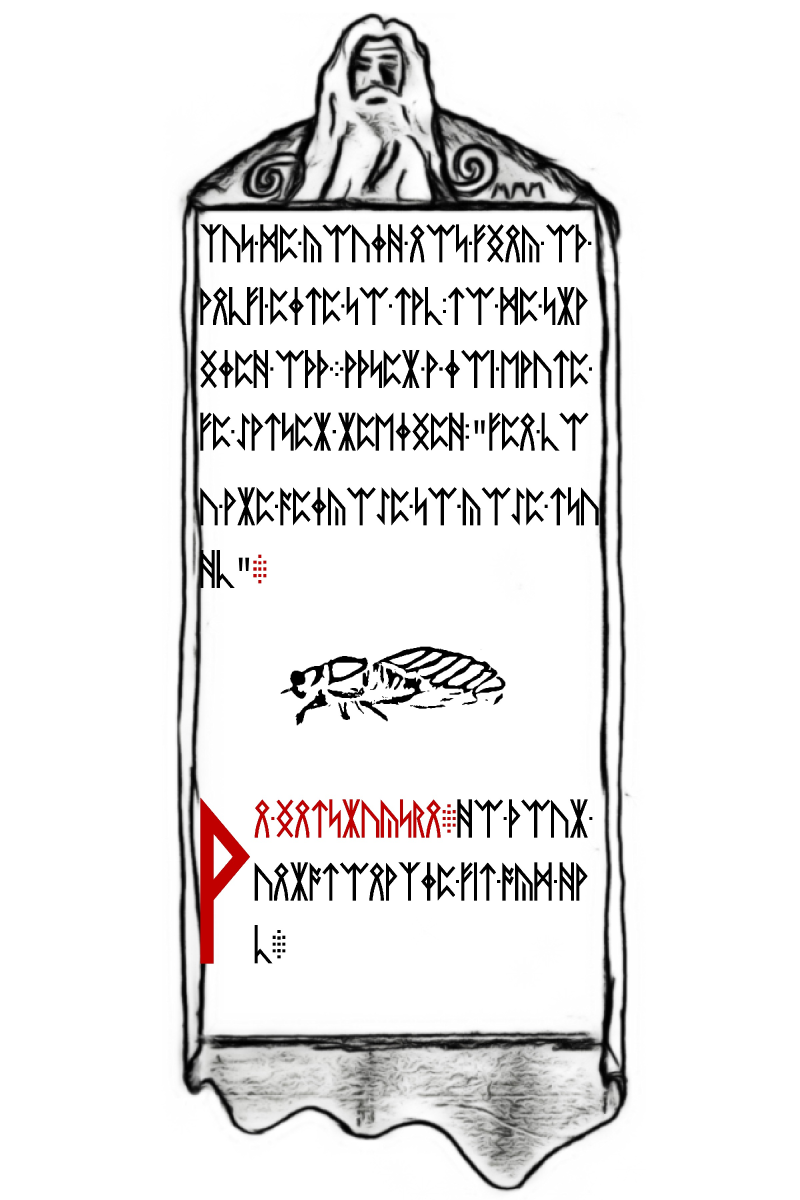
#> input picture resources/liber-primus/09.jpg, 2400 x 3600 px (shown at 1/3 size)
$ python lp2_p2_lp1_p9_mirror_sft.py
#> lines starting #> are read from the running program, lines starting #| are printed output that depends on the picture
#!/usr/bin/env python3
"""Compare LP1 p9 and LP2 p2 trilobite artwork and test simple mirror readouts."""
from __future__ import annotations
import argparse
import json
from pathlib import Path
from PIL import Image, ImageOps

ROOT = Path(__file__).resolve().parents[1]
DEFAULT_LP1 = ROOT / "resources/liber-primus/09.jpg"
DEFAULT_LP2 = ROOT / "resources/liber-primus/19.jpg"
DEFAULT_CORPUS = ROOT / "resources/liber-primus/lp2-corpus.json"
ROI_LP1 = (835, 1935, 1525, 2120)
ROI_LP2 = (878, 2642, 1568, 2827)


def mirror_match(lp1_path: Path, lp2_path: Path) -> dict:
    with Image.open(lp1_path) as image:
#> image is the input picture: PIL image 2400x3600 RGB; mean R, G, B 231.6, 230.4, 230.4
        if image.size != (2400, 3600):
            raise ValueError(f"LP1 image dimensions changed: {image.size}")
        a = image.convert("L").crop(ROI_LP1)
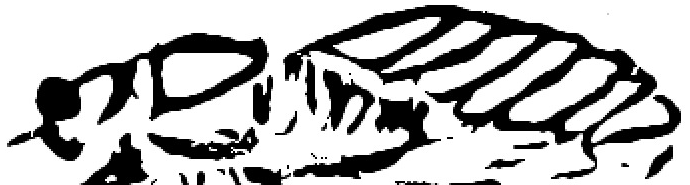
#> a: PIL image 690x185 L; min 0, max 255, mean 182.5
    with Image.open(lp2_path) as image:
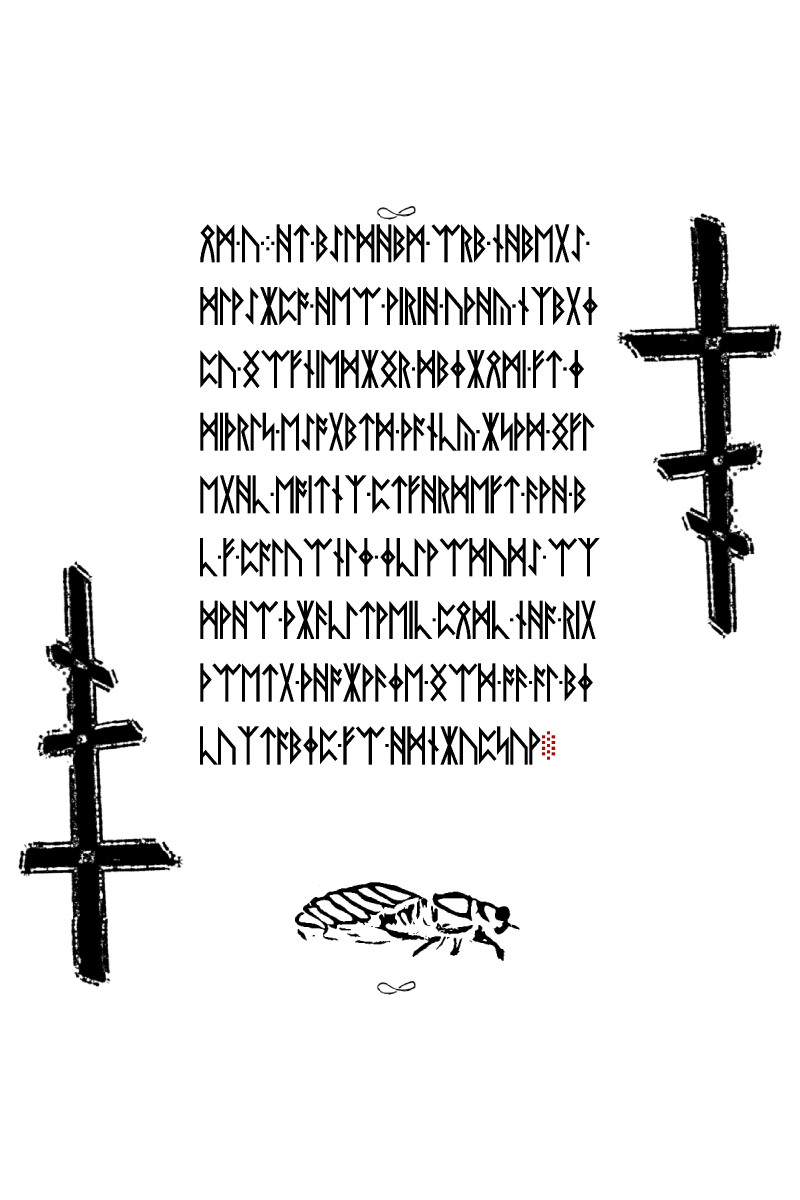
#> input picture resources/liber-primus/19.jpg, 2400 x 3600 px (shown at 1/3 size)
#> image is the input picture: PIL image 2400x3600 RGB; mean R, G, B 232.9, 232.9, 232.9
        if image.size != (2400, 3600):
            raise ValueError(f"LP2 image dimensions changed: {image.size}")
        b = ImageOps.mirror(image.convert("L").crop(ROI_LP2))
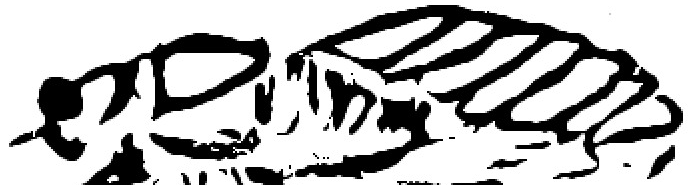
#> b: PIL image 690x185 L; min 0, max 255, mean 182.5
    if a.size != b.size:
        raise ValueError(f"ROI sizes differ: {a.size} vs {b.size}")

    best = None
    width, height = a.size
#> width = 690; height = 185
    for dy in range(-3, 4):
        for dx in range(-3, 4):
            x0, y0 = max(0, dx), max(0, dy)
            x1, y1 = min(width, width + dx), min(height, height + dy)
            aa = a.crop((x0, y0, x1, y1))
            bb = b.crop((x0 - dx, y0 - dy, x1 - dx, y1 - dy))
            pa, pb = list(aa.tobytes()), list(bb.tobytes())
            ma = [value < 100 for value in pa]
            mb = [value < 100 for value in pb]
            intersection = sum(x and y for x, y in zip(ma, mb))
            union = sum(x or y for x, y in zip(ma, mb))
            mismatch = sum(x != y for x, y in zip(ma, mb))
            mae = sum(abs(x - y) for x, y in zip(pa, pb)) / len(pa)
            row = {
                "dx_after_flip_px": dx, "dy_after_flip_px": dy,
                "compared_pixels": len(pa), "black_intersection": intersection,
                "black_union": union,
                "black_iou_threshold_lt_100": intersection / union if union else 1.0,
                "binary_mismatch_pixels": mismatch, "grayscale_mae": mae,
            }
            rank = (row["black_iou_threshold_lt_100"], -mae, -abs(dx) - abs(dy))
            if best is None or rank > best[0]:
                best = (rank, row)
    return {
        "lp1_file": str(lp1_path), "lp2_file": str(lp2_path),
        "lp1_roi_xyxy": ROI_LP1, "lp2_roi_xyxy": ROI_LP2,
        "operation": "horizontal flip of LP2 crop; align within +/-3 px; grayscale threshold <100",
        **best[1],
    }


def direct_mirror_readouts(corpus_path: Path) -> dict:
#> (the run stopped early here; a loop or call above may not have finished)
